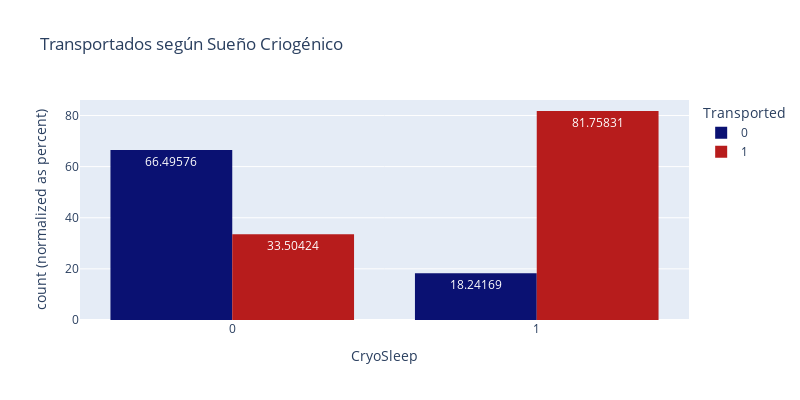

Here is the notebook cell this chart was saved with:
### Markdown cell above
#### Conclusiones:
##### 1.- Se observa que el 66% de los pasajeros provinientes de europa fue transportado. Posiblemente exista una correlación.

### Code cell
px.histogram(df, x='CryoSleep', color = 'Transported', text_auto=True,
             title='Transportados según Sueño Criogénico', barmode='group', barnorm='percent',
             width=800, height=400, color_discrete_sequence=['#0A1172','#B71C1C'])

### Figure 1 — Plotly figure (JSON) as saved in the notebook; plotly's stock layout.template omitted (floating-point values rounded to 4 significant figures; data arrays with more than 128 entries replaced by an {"elided": "..."} marker saying what was removed)
{"data": [{"alignmentgroup": "True", "bingroup": "x", "hovertemplate": "Transported=0<br>CryoSleep=%{x}<br>count (normalized as percent)=%{y}<extra></extra>", "legendgroup": "0", "marker": {"color": "#0A1172", "pattern": {"shape": ""}}, "name": "0", "offsetgroup": "0", "orientation": "v", "showlegend": true, "texttemplate": "%{value}", "type": "histogram", "x": {"elided": "4315 int values"}, "xaxis": "x", "yaxis": "y"}, {"alignmentgroup": "True", "bingroup": "x", "hovertemplate": "Transported=1<br>CryoSleep=%{x}<br>count (normalized as percent)=%{y}<extra></extra>", "legendgroup": "1", "marker": {"color": "#B71C1C", "pattern": {"shape": ""}}, "name": "1", "offsetgroup": "1", "orientation": "v", "showlegend": true, "texttemplate": "%{value}", "type": "histogram", "x": {"elided": "4378 int values"}, "xaxis": "x", "yaxis": "y"}], "layout": {"barmode": "group", "barnorm": "percent", "height": 400, "legend": {"title": {"text": "Transported"}, "tracegroupgap": 0}, "title": {"text": "Transportados según Sueño Criogénico"}, "width": 800, "xaxis": {"anchor": "y", "autorange": true, "domain": [0, 1], "range": [-0.5, 1.5], "title": {"text": "CryoSleep"}, "type": "linear"}, "yaxis": {"anchor": "x", "autorange": true, "domain": [0, 1], "range": [0, 86.06], "title": {"text": "count (normalized as percent)"}}}}
